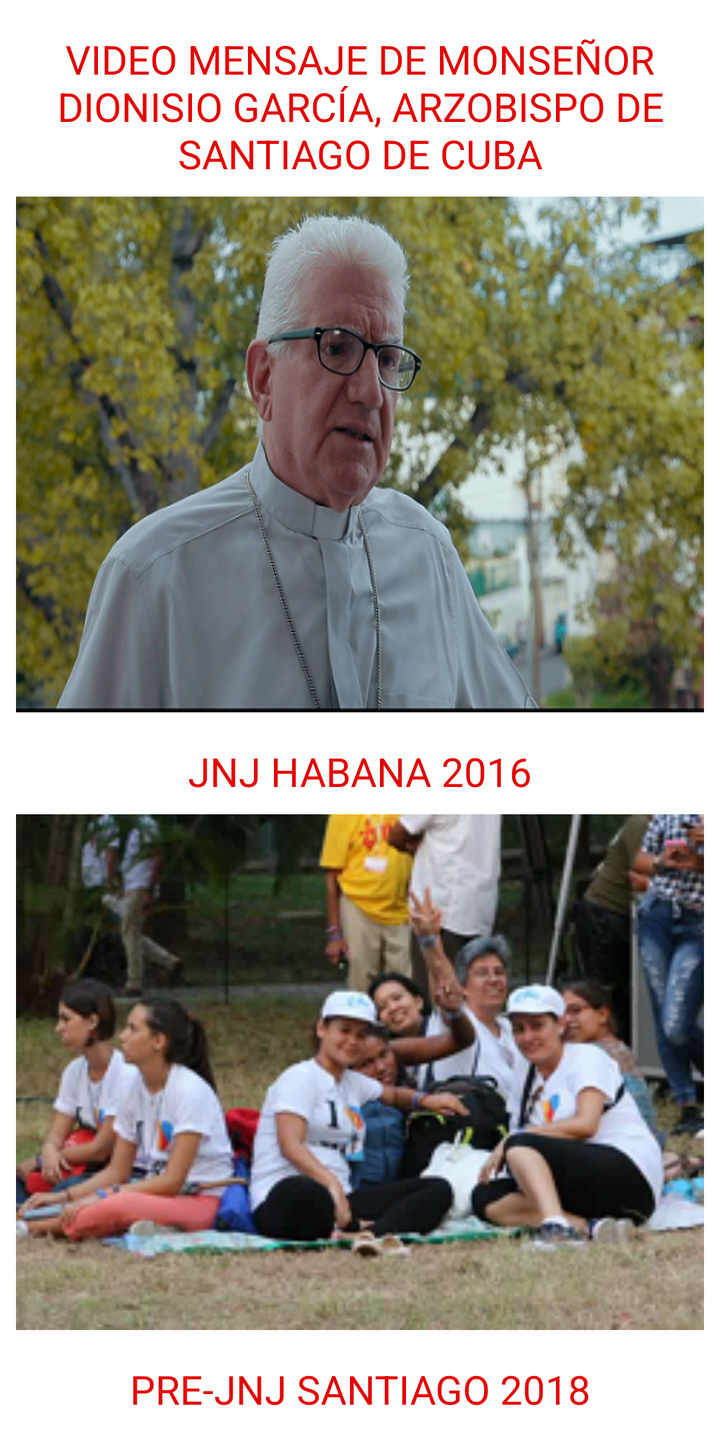
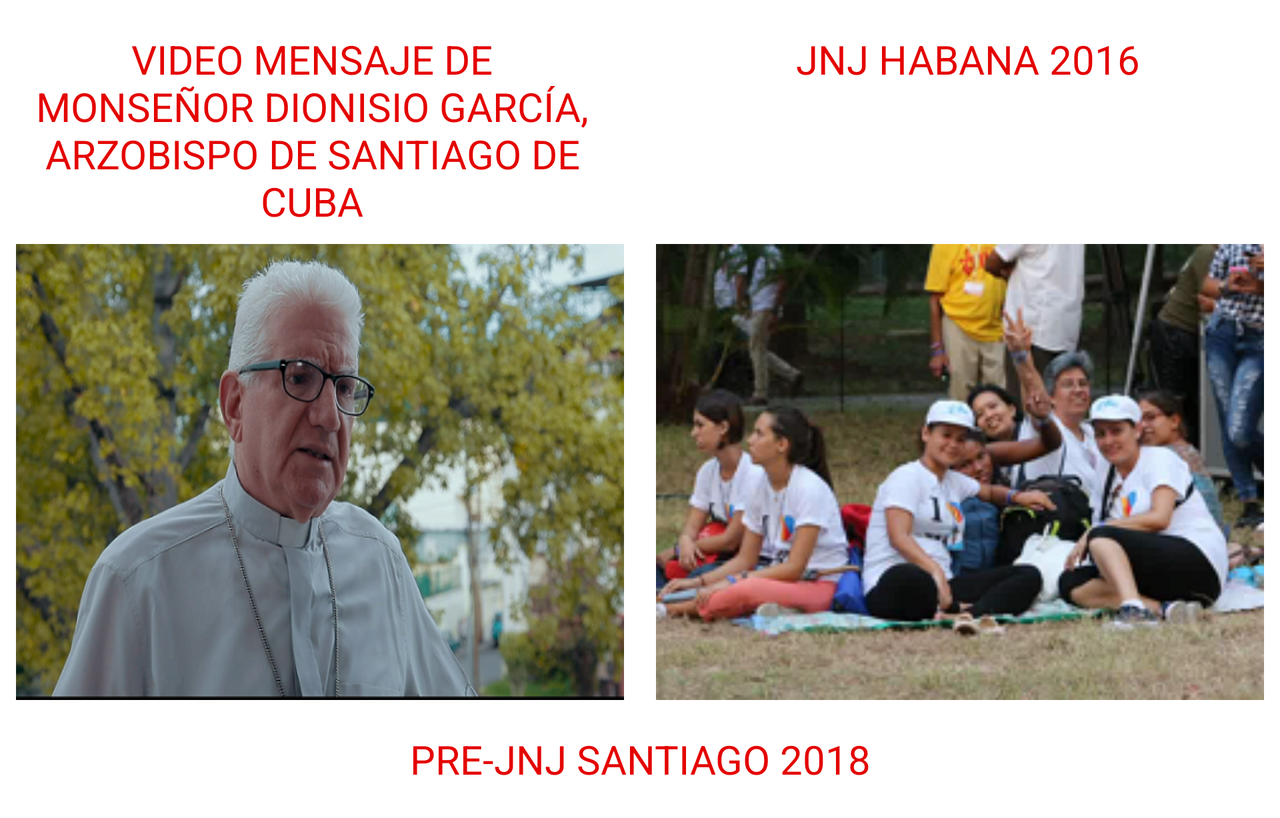

The same Android screen from two of the app's own layout files: first res/layout/ as a phone draws it, then the repository's variant for another configuration, drawn on a device whose configuration selects that folder. Both files follow.
<!-- AndroidManifest.xml: application theme AppTheme -->
<!-- res/layout/activity_historia.xml -->
<?xml version="1.0" encoding="utf-8"?>
<android.support.v4.widget.NestedScrollView android:layout_width="match_parent"
    android:layout_height="match_parent"
    xmlns:android="http://schemas.android.com/apk/res/android"
    xmlns:app="http://schemas.android.com/apk/res-auto"
    app:layout_behavior="@string/appbar_scrolling_view_behavior"
    android:id="@+id/scroller"
    >

<android.support.constraint.ConstraintLayout xmlns:android="http://schemas.android.com/apk/res/android"
    xmlns:app="http://schemas.android.com/apk/res-auto"
    xmlns:tools="http://schemas.android.com/tools"
    android:layout_width="match_parent"
    android:layout_height="match_parent"
    tools:context=".Historia"
    android:descendantFocusability="blocksDescendants"
    android:id="@+id/act_historia"
    >

    <TextView
        android:layout_width="match_parent"
        android:layout_height="wrap_content"
        app:layout_constraintTop_toTopOf="parent"
        android:text="VIDEO MENSAJE DE MONSEÑOR DIONISIO GARCÍA, ARZOBISPO DE SANTIAGO DE CUBA"
        android:id="@+id/jnjhab"
        android:gravity="center"
        android:textColor="@color/colorAccent"
        android:textSize="20sp"
        android:layout_margin="16dp"

        />
<RelativeLayout
    android:layout_width="0dp"
    android:layout_height="0dp"
    app:layout_constraintDimensionRatio="H,16:12"
    app:layout_constraintEnd_toEndOf="parent"
    app:layout_constraintStart_toStartOf="parent"
    app:layout_constraintTop_toBottomOf="@id/jnjhab"
    android:id="@+id/historia_vid1"
    android:layout_margin="8dp"


    >
    <ImageView
        android:id="@+id/imghistoria_vid1"
        android:layout_width="match_parent"
        android:layout_height="match_parent"
        android:src="@mipmap/foto_vid_monsennor"
        android:scaleType="fitXY"
        />

    <ImageView
        android:id="@+id/playvideo_monsennor"
        android:layout_width="72dp"
        android:layout_height="72dp"
        app:srcCompat="@drawable/ic_play_circle"

        android:layout_centerInParent="true"
        />
</RelativeLayout>

    <TextView
        android:layout_width="match_parent"
        android:layout_height="wrap_content"
        app:layout_constraintTop_toBottomOf="@+id/historia_vid1"
        android:text="JNJ HABANA 2016"
        android:id="@+id/text_mensaje_monennor"
        android:gravity="center"
        android:textColor="@color/colorAccent"
        android:textSize="20sp"
        android:layout_margin="16dp"

        />

    <RelativeLayout
        android:layout_width="0dp"
        android:layout_height="0dp"
        app:layout_constraintDimensionRatio="H,16:12"
        app:layout_constraintEnd_toEndOf="parent"
        app:layout_constraintStart_toStartOf="parent"
        app:layout_constraintTop_toBottomOf="@id/text_mensaje_monennor"
        android:id="@+id/historia_vid2"
        android:layout_margin="8dp"

        >

        <ImageView
            android:id="@+id/imghistoria_vid2"
            android:layout_width="match_parent"
            android:layout_height="match_parent"
            android:src="@mipmap/imgvideo1"
            android:scaleType="fitXY"
            />

        <ImageView
            android:id="@+id/playvideo_2"
            android:layout_width="72dp"
            android:layout_height="72dp"
            app:srcCompat="@drawable/ic_play_circle"

            android:layout_centerInParent="true"
            />

    </RelativeLayout>

    <TextView
        android:layout_width="match_parent"
        android:layout_height="wrap_content"
        app:layout_constraintTop_toBottomOf="@id/historia_vid2"
        android:text="PRE-JNJ SANTIAGO 2018"
        android:id="@+id/prejnjstgo"
        android:gravity="center"
        android:textColor="@color/colorAccent"
        android:textSize="20sp"
        android:layout_margin="16dp"
        />

    <android.support.v7.widget.RecyclerView
        android:layout_width="match_parent"
        android:layout_height="wrap_content"
        android:id="@+id/lista_historia"
        app:layout_constraintTop_toBottomOf="@id/prejnjstgo"
        android:layout_marginTop="16dp"

        ></android.support.v7.widget.RecyclerView>



</android.support.constraint.ConstraintLayout>
</android.support.v4.widget.NestedScrollView>
<!-- resources referenced by this layout -->
<resources>
  <color name="colorAccent">#e40401</color>
  <!-- mipmap foto_vid_monsennor: png bitmap (mipmap-mdpi, 471819 bytes) -->
  <!-- mipmap imgvideo1: png bitmap (mipmap-mdpi, 106366 bytes) -->
  <style name="AppTheme" parent="Base.Theme.MaterialComponents.Light.DarkActionBar">
  
          <item name="colorPrimary">@color/colorPrimary</item>
          <item name="colorPrimaryDark">@color/colorPrimaryDark</item>
          <item name="colorAccent">@color/colorAccent</item>
          <item name="android:windowBackground">@color/colorBlanco</item>
          <item name="android:textColor">@color/colornegro_700</item>
      </style>
  <color name="colorPrimary">#2075ab</color>
  <color name="colorPrimaryDark">#013184</color>
  <color name="colorBlanco">#FFF</color>
  <color name="colornegro_700">#d50a0e11</color>
</resources>
<!-- res/layout-land/activity_historia.xml (the repository's variant of the layout above) -->
<!-- drawn on the phone turned sideways -->
<?xml version="1.0" encoding="utf-8"?>
<android.support.v4.widget.NestedScrollView android:layout_width="match_parent"
    android:layout_height="match_parent"
    xmlns:android="http://schemas.android.com/apk/res/android"
    xmlns:app="http://schemas.android.com/apk/res-auto"
    app:layout_behavior="@string/appbar_scrolling_view_behavior"
    android:id="@+id/scroller"
    >

<android.support.constraint.ConstraintLayout xmlns:android="http://schemas.android.com/apk/res/android"
    xmlns:app="http://schemas.android.com/apk/res-auto"
    xmlns:tools="http://schemas.android.com/tools"
    android:layout_width="match_parent"
    android:layout_height="match_parent"
    tools:context=".Historia"
    android:descendantFocusability="blocksDescendants"
    >

    <TextView
        android:layout_width="0dp"
        android:layout_height="wrap_content"
        app:layout_constraintTop_toTopOf="parent"
        android:text="VIDEO MENSAJE DE MONSEÑOR DIONISIO GARCÍA, ARZOBISPO DE SANTIAGO DE CUBA"

        android:id="@+id/jnjhab"
        android:gravity="center"
        android:textColor="@color/colorAccent"
        android:textSize="20sp"
        android:layout_margin="16dp"
        app:layout_constraintRight_toRightOf="@+id/historia_vid1"
        app:layout_constraintLeft_toLeftOf="parent"
        />

    <RelativeLayout
        android:layout_width="0dp"
        android:layout_height="0dp"
        app:layout_constraintDimensionRatio="V,16:12"
        app:layout_constraintEnd_toStartOf="@id/historia_vid2"
        app:layout_constraintStart_toStartOf="parent"
        app:layout_constraintTop_toBottomOf="@id/jnjhab"
        android:id="@+id/historia_vid1"
        android:layout_margin="8dp"


        >
        <ImageView
            android:id="@+id/imghistoria_vid1"
            android:layout_width="match_parent"
            android:layout_height="match_parent"

            android:src="@mipmap/foto_vid_monsennor"
            android:scaleType="fitXY"
            />
        <ImageView

            android:layout_width="72dp"
            android:layout_height="72dp"
            app:srcCompat="@drawable/ic_play_circle"
            android:layout_centerInParent="true"
            />


    </RelativeLayout>

    <TextView
        android:layout_width="0dp"
        android:layout_height="wrap_content"
        app:layout_constraintTop_toTopOf="parent"
        android:text="JNJ HABANA 2016"
        android:id="@+id/vidmonsennor"
        android:gravity="center"
        android:textColor="@color/colorAccent"
        android:textSize="20sp"
        android:layout_margin="16dp"
        app:layout_constraintLeft_toLeftOf="@+id/historia_vid2"
        app:layout_constraintRight_toRightOf="parent"

        />

    <RelativeLayout
        android:layout_width="0dp"
        android:layout_height="0dp"
        app:layout_constraintDimensionRatio="V,16:12"
        app:layout_constraintEnd_toEndOf="parent"
        app:layout_constraintStart_toEndOf="@id/historia_vid1"
        app:layout_constraintTop_toBottomOf="@id/jnjhab"
        android:id="@+id/historia_vid2"
        android:layout_margin="8dp"

        >
        <ImageView
            android:id="@+id/imghistoria_vid2"
            android:layout_width="match_parent"
            android:layout_height="match_parent"
            android:src="@mipmap/imgvideo1"
            android:scaleType="fitXY"
            />

        <ImageView
            android:id="@+id/playvideo_2"
            android:layout_width="72dp"
            android:layout_height="72dp"
            app:srcCompat="@drawable/ic_play_circle"

            android:layout_centerInParent="true"
            />

    </RelativeLayout>

    <TextView
        android:layout_width="match_parent"
        android:layout_height="wrap_content"
        app:layout_constraintTop_toBottomOf="@id/historia_vid2"
        android:text="PRE-JNJ SANTIAGO 2018"
        android:id="@+id/prejnjstgo"
        android:gravity="center"
        android:textColor="@color/colorAccent"
        android:textSize="20sp"
        android:layout_margin="16dp"
        />

    <android.support.v7.widget.RecyclerView
        android:layout_width="match_parent"
        android:layout_height="wrap_content"
        android:id="@+id/lista_historia"
        app:layout_constraintTop_toBottomOf="@id/prejnjstgo"
        android:layout_marginTop="16dp"

        ></android.support.v7.widget.RecyclerView>



</android.support.constraint.ConstraintLayout>
</android.support.v4.widget.NestedScrollView>
